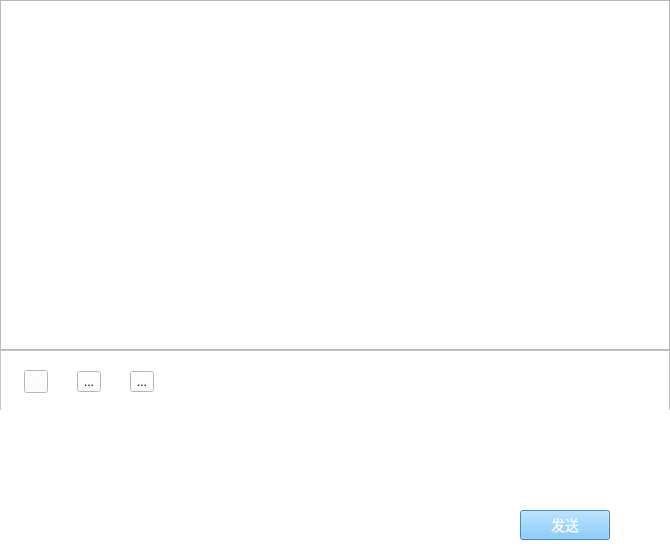
<?xml version="1.0" encoding="UTF-8"?>
<ui version="4.0">
 <class>Chat</class>
 <widget class="QWidget" name="Chat">
  <property name="geometry">
   <rect>
    <x>0</x>
    <y>0</y>
    <width>670</width>
    <height>550</height>
   </rect>
  </property>
  <property name="windowTitle">
   <string>Form</string>
  </property>
  <property name="styleSheet">
   <string notr="true"/>
  </property>
  <widget class="QTextEdit" name="textEdit">
   <property name="geometry">
    <rect>
     <x>0</x>
     <y>410</y>
     <width>670</width>
     <height>141</height>
    </rect>
   </property>
   <property name="styleSheet">
    <string notr="true">border:none;</string>
   </property>
  </widget>
  <widget class="QPushButton" name="pushButton">
   <property name="geometry">
    <rect>
     <x>520</x>
     <y>510</y>
     <width>90</width>
     <height>30</height>
    </rect>
   </property>
   <property name="styleSheet">
    <string notr="true">QPushButton{
background-color: rgb(99, 188, 255);
color: rgb(255, 255, 255);
font-size:14px;
}
</string>
   </property>
   <property name="text">
    <string>发送</string>
   </property>
  </widget>
  <widget class="QListWidget" name="listWidget">
   <property name="geometry">
    <rect>
     <x>0</x>
     <y>0</y>
     <width>670</width>
     <height>350</height>
    </rect>
   </property>
  </widget>
  <widget class="QScrollArea" name="scrollArea">
   <property name="geometry">
    <rect>
     <x>0</x>
     <y>350</y>
     <width>670</width>
     <height>200</height>
    </rect>
   </property>
   <property name="styleSheet">
    <string notr="true">background-color: rgb(255, 255, 255);</string>
   </property>
   <property name="widgetResizable">
    <bool>true</bool>
   </property>
   <widget class="QWidget" name="scrollAreaWidgetContents_2">
    <property name="geometry">
     <rect>
      <x>0</x>
      <y>0</y>
      <width>668</width>
      <height>198</height>
     </rect>
    </property>
    <widget class="QWidget" name="horizontalLayoutWidget">
     <property name="geometry">
      <rect>
       <x>0</x>
       <y>10</y>
       <width>179</width>
       <height>41</height>
      </rect>
     </property>
     <layout class="QHBoxLayout" name="horizontalLayout">
      <item>
       <widget class="QToolButton" name="toolButton">
        <property name="text">
         <string/>
        </property>
       </widget>
      </item>
      <item>
       <widget class="QToolButton" name="toolButton_2">
        <property name="text">
         <string>...</string>
        </property>
       </widget>
      </item>
      <item>
       <widget class="QToolButton" name="toolButton_3">
        <property name="text">
         <string>...</string>
        </property>
       </widget>
      </item>
     </layout>
    </widget>
   </widget>
  </widget>
  <zorder>listWidget</zorder>
  <zorder>scrollArea</zorder>
  <zorder>textEdit</zorder>
  <zorder>pushButton</zorder>
 </widget>
 <resources/>
 <connections/>
</ui>
